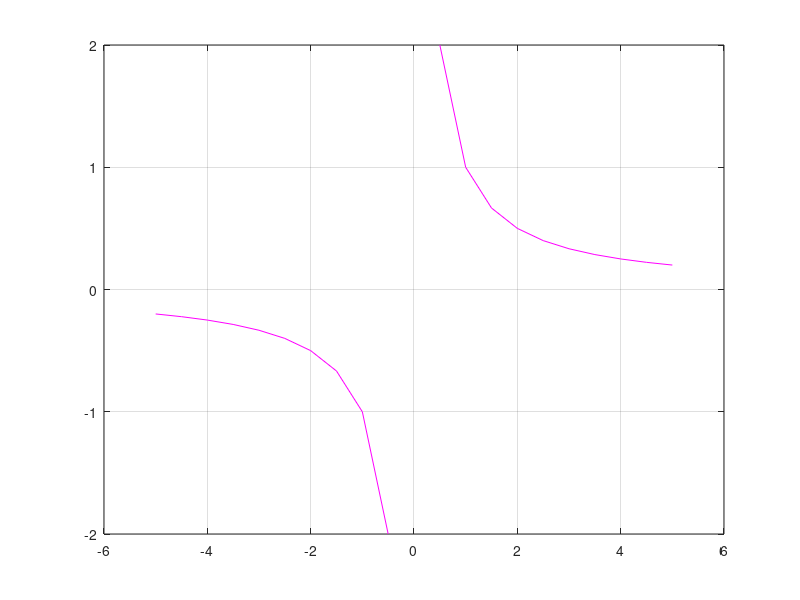

MATLAB code for this plot: (Note: this script raises an error after producing the figure.)
clc
clear all
close all

%% Grafica 2d a partir de datos
x= -5: 0.5: 5 %VECTOR X
% y= x.^2 + x-1; % VECTOR Y
y=1./x
figure (1)
 plot(x,y,"m")
 grid
 titrle("Grafica 2D")
 ylabel("y")
 xlabel("x")